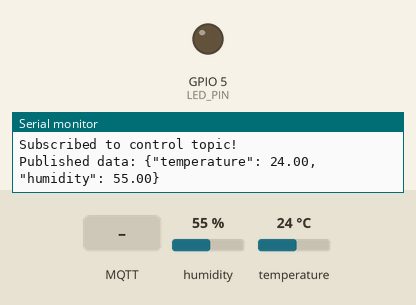
Recording of a sketch running on a simulated ESP32. Parts: output pins drawn as LEDs (lit = HIGH), the last lines printed to the serial monitor. The test bench sets the inputs (shaded band); at power-on: humidity 55 %, temperature 24 °C. WiFi joins after 1.5 s; servers stay silent unless stated; random numbers use the default seed unless the sketch sets one; no MQTT or app messages arrive unless stated.

Above: at 2.7 s.
2.8 s: MQTT message "ON" arrives on the first subscribed topic
At 7.2 s:
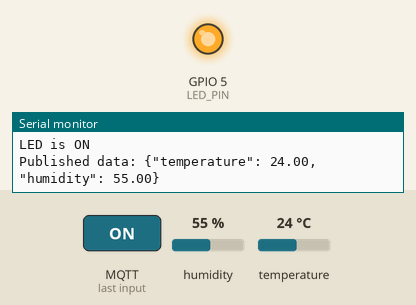
8.0 s: MQTT message "OFF" arrives on the first subscribed topic
At 12.5 s:
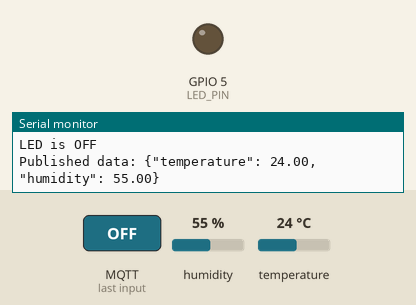
Timing chart, 0 to 14.0 s (numbered marks = the images above; inputs shaded):
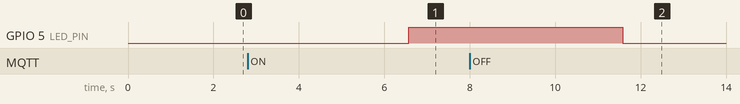

Measured:
- after the input at 2.8 s, GPIO 5 (LED_PIN): LOW → HIGH after 3.8 s
- after the input at 8.0 s, GPIO 5 (LED_PIN): HIGH → LOW after 3.6 s

The sketch:

simesp32.ino
```cpp
#include <WiFi.h>
#include <PubSubClient.h>
#include "DHT.h"

// === Konfigurasi WiFi ===
const char* ssid = "Wokwi-GUEST";
const char* password = "";

// === Konfigurasi MQTT Broker ===
const char* mqtt_server = "test.mosquitto.org";
const char* topicPub = "esp32/dht22/data";
const char* topicSub = "esp32/led/control";

// === Inisialisasi objek ===
WiFiClient espClient;
PubSubClient client(espClient);

// === Konfigurasi DHT22 ===
#define DHTPIN 15
#define DHTTYPE DHT22
DHT dht(DHTPIN, DHTTYPE);

// === Pin LED ===
#define LED_PIN 5

// === Koneksi WiFi ===
void setup_wifi() {
  delay(10);
  Serial.println();
  Serial.print("Connecting to ");
  Serial.println(ssid);

  WiFi.begin(ssid, password);

  while (WiFi.status() != WL_CONNECTED) {
    delay(500);
    Serial.print(".");
  }

  Serial.println("");
  Serial.println("WiFi connected!");
  Serial.print("IP address: ");
  Serial.println(WiFi.localIP());
}

// === Callback jika ada pesan MQTT masuk ===
void callback(char* topic, byte* payload, unsigned int length) {
  Serial.print("Message arrived [");
  Serial.print(topic);
  Serial.print("] ");

  String message;
  for (int i = 0; i < length; i++) {
    message += (char)payload[i];
  }
  Serial.println(message);

  // Kontrol LED dari MQTT command
  if (message == "ON") {
    digitalWrite(LED_PIN, HIGH);
    Serial.println("LED is ON");
  } else if (message == "OFF") {
    digitalWrite(LED_PIN, LOW);
    Serial.println("LED is OFF");
  }
}

// === Reconnect ke MQTT broker jika terputus ===
void reconnect() {
  while (!client.connected()) {
    Serial.print("Attempting MQTT connection...");
    String clientId = "ESP32Client-" + String(random(0xffff), HEX);
    if (client.connect(clientId.c_str())) {
      Serial.println("connected");
      client.subscribe(topicSub);
      Serial.println("Subscribed to control topic!");
    } else {
      Serial.print("failed, rc=");
      Serial.print(client.state());
      Serial.println(" try again in 5 seconds");
      delay(5000);
    }
  }
}

// === Setup awal ===
void setup() {
  pinMode(LED_PIN, OUTPUT);
  Serial.begin(115200);
  dht.begin();

  setup_wifi();
  client.setServer(mqtt_server, 1883);
  client.setCallback(callback);
}

// === Loop utama ===
void loop() {
  if (!client.connected()) {
    reconnect();
  }
  client.loop();

  // Baca data sensor
  float h = dht.readHumidity();
  float t = dht.readTemperature();

  if (!isnan(h) && !isnan(t)) {
    char payload[50];
    snprintf(payload, sizeof(payload), "{\"temperature\": %.2f, \"humidity\": %.2f}", t, h);
    client.publish(topicPub, payload);
    Serial.print("Published data: ");
    Serial.println(payload);
  }

  delay(5000); // publish setiap 5 detik
}
```
